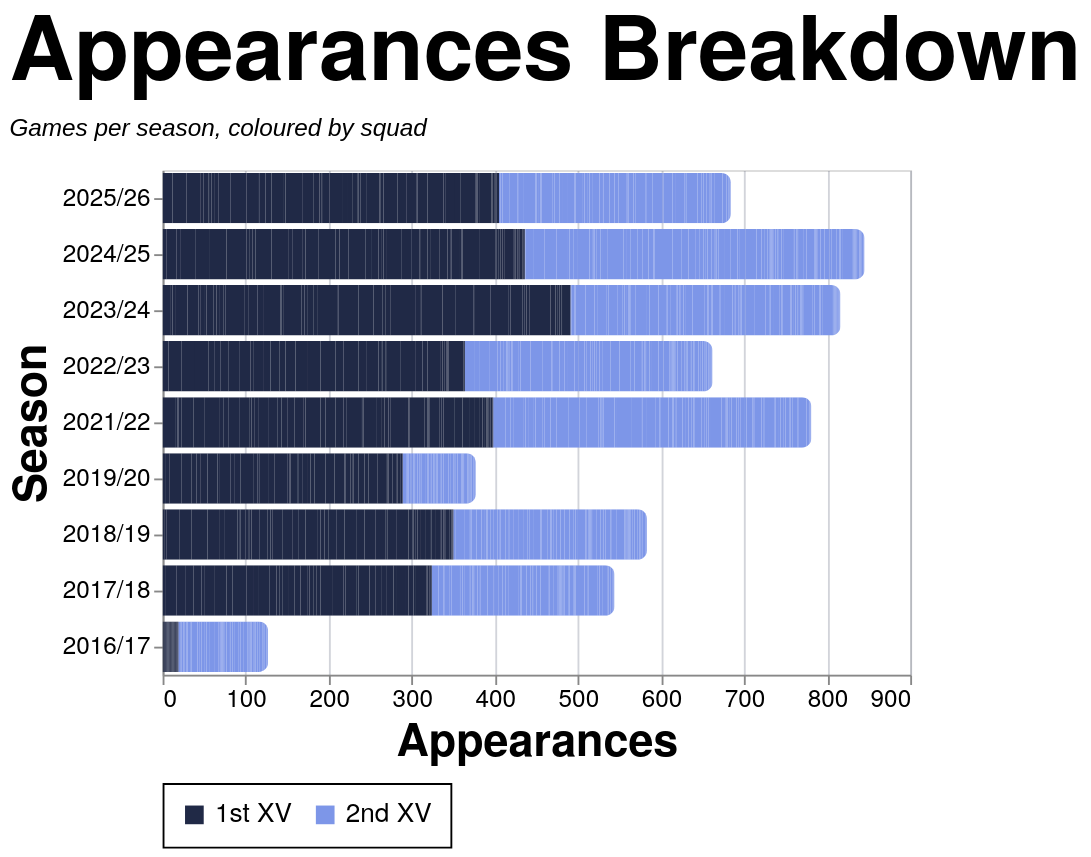

Source (Vega-Lite JSON):
### Vega-Lite specification from a JSON file in a GitHub repository (floating-point values rounded to 4 significant figures; data arrays with more than 128 entries replaced by an {"elided": "..."} marker saying what was removed)
{"config": {"axis": {"labelFont": "PT Sans Narrow, Helvetica Neue, Helvetica, Arial, sans-serif", "titleFont": "PT Sans Narrow, Helvetica Neue, Helvetica, Arial, sans-serif", "labelFontSize": 13, "titleFontSize": 24, "gridColor": "#202947", "gridOpacity": 0.2, "zindex": 1}, "text": {"font": "Lato, sans-serif"}, "bar": {"cornerRadiusEnd": 5}, "header": {"labelFont": "PT Sans Narrow, Helvetica Neue, Helvetica, Arial, sans-serif", "titleFont": "PT Sans Narrow, Helvetica Neue, Helvetica, Arial, sans-serif", "labelFontSize": 24, "titleFontSize": 28, "labelFontWeight": "bold", "orient": "left"}, "legend": {"labelFont": "PT Sans Narrow, Helvetica Neue, Helvetica, Arial, sans-serif", "titleFont": "PT Sans Narrow, Helvetica Neue, Helvetica, Arial, sans-serif", "labelFontSize": 14, "titleFontSize": 16, "titlePadding": 5, "fillColor": "white", "strokeColor": "black", "padding": 10, "titleFontWeight": "lighter", "titleFontStyle": "italic", "titleColor": "gray", "offset": 10}, "title": {"font": "PT Sans Narrow, Helvetica Neue, Helvetica, Arial, sans-serif", "fontSize": 48, "fontWeight": "bold", "anchor": "start", "align": "center", "titlePadding": 20, "subtitlePadding": 10, "subtitleFontSize": 13, "subtitleColor": "", "subtitleFontStyle": "italic", "offset": 15, "color": "black"}, "axisX": {"labelAngle": 0}, "facet": {"title": null, "header": null, "align": {"row": "each", "column": "each"}}, "resolve": {"scale": {"y": "independent", "facet": "independent"}}, "background": "transparent", "scale": {"offsetBandPaddingOuter": 0.2, "offsetBandPaddingInner": 0.1}}, "data": {"name": "data-9473487c9e9f509399db0156e617865b"}, "mark": {"type": "bar"}, "encoding": {"color": {"field": "color_value", "legend": {"orient": "bottom", "title": null}, "scale": {"domain": ["1st XV", "2nd XV"], "range": ["#202946", "#7d96e8"]}, "sort": {"field": "sum(apps)", "op": "sum", "order": "descending"}, "type": "nominal"}, "tooltip": [{"field": "player", "title": "Player", "type": "nominal"}, {"field": "season", "title": "Season", "type": "nominal"}, {"field": "color_value", "title": "Group", "type": "nominal"}, {"aggregate": "sum", "field": "apps", "title": "Appearances", "type": "quantitative"}], "x": {"aggregate": "sum", "field": "apps", "title": "Appearances", "type": "quantitative"}, "y": {"field": "season", "sort": {"field": "season_sort", "op": "max", "order": "descending"}, "title": "Season", "type": "nominal"}}, "height": {"step": 30}, "title": {"text": "Appearances Breakdown", "subtitle": "Games per season, coloured by squad"}, "width": 400, "$schema": "https://vega.github.io/schema/vega-lite/v5.20.1.json", "datasets": {"data-9473487c9e9f509399db0156e617865b": {"elided": "2502 records"}}}
